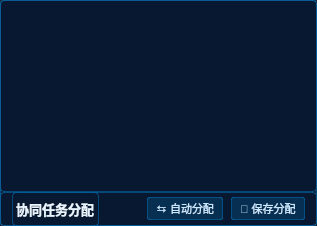
        <widget class="QWidget" name="taskAllocationContainer" native="true">
         <property name="styleSheet">
          <string notr="true">background: rgba(8,24,48,0.92);
border: 1px solid rgba(0,160,255,0.35);
border-radius: 4px;</string>
         </property>
         <layout class="QVBoxLayout" name="verticalLayout_6">
          <property name="spacing">
           <number>0</number>
          </property>
          <property name="leftMargin">
           <number>0</number>
          </property>
          <property name="topMargin">
           <number>0</number>
          </property>
          <property name="rightMargin">
           <number>0</number>
          </property>
          <property name="bottomMargin">
           <number>0</number>
          </property>
          <item>
           <widget class="QTableWidget" name="allocationTable">
            <property name="alternatingRowColors">
             <bool>false</bool>
            </property>
            <property name="rowCount">
             <number>0</number>
            </property>
            <property name="columnCount">
             <number>0</number>
            </property>
           </widget>
          </item>
          <item>
           <widget class="QWidget" name="taskAllocationHeader" native="true">
            <property name="minimumSize">
             <size>
              <width>0</width>
              <height>34</height>
             </size>
            </property>
            <property name="maximumSize">
             <size>
              <width>16777215</width>
              <height>34</height>
             </size>
            </property>
            <property name="styleSheet">
             <string notr="true">background: linear-gradient(90deg, rgba(0,200,255,0.15), rgba(0,100,255,0.15));
border-bottom: 1px solid rgba(0,160,255,0.35);</string>
            </property>
            <layout class="QHBoxLayout" name="horizontalLayout_8">
             <property name="spacing">
              <number>8</number>
             </property>
             <property name="leftMargin">
              <number>12</number>
             </property>
             <property name="topMargin">
              <number>0</number>
             </property>
             <property name="rightMargin">
              <number>12</number>
             </property>
             <property name="bottomMargin">
              <number>0</number>
             </property>
             <item>
              <widget class="QLabel" name="taskAllocationTitle">
               <property name="styleSheet">
                <string notr="true">color: #e8f4ff;
font-weight: 500;
font-size: 13px;</string>
               </property>
               <property name="text">
                <string>协同任务分配</string>
               </property>
              </widget>
             </item>
             <item>
              <spacer name="horizontalSpacer_12">
               <property name="orientation">
                <enum>Qt::Horizontal</enum>
               </property>
               <property name="sizeType">
                <enum>QSizePolicy::Expanding</enum>
               </property>
               <property name="sizeHint" stdset="0">
                <size>
                 <width>40</width>
                 <height>20</height>
                </size>
               </property>
              </spacer>
             </item>
             <item>
              <widget class="QPushButton" name="autoAllocationButton">
               <property name="styleSheet">
                <string notr="true">background: rgba(0,140,220,0.2);
color: #c8e8ff;
border: 1px solid rgba(0,160,255,0.35);
border-radius: 2px;
padding: 2px 8px;
font-size: 11px;</string>
               </property>
               <property name="text">
                <string>⇆ 自动分配</string>
               </property>
              </widget>
             </item>
             <item>
              <widget class="QPushButton" name="saveAllocationButton">
               <property name="styleSheet">
                <string notr="true">background: rgba(0,140,220,0.2);
color: #c8e8ff;
border: 1px solid rgba(0,160,255,0.35);
border-radius: 2px;
padding: 2px 8px;
font-size: 11px;</string>
               </property>
               <property name="text">
                <string>💾 保存分配</string>
               </property>
              </widget>
             </item>
            </layout>
           </widget>
          </item>
         </layout>
        </widget>
